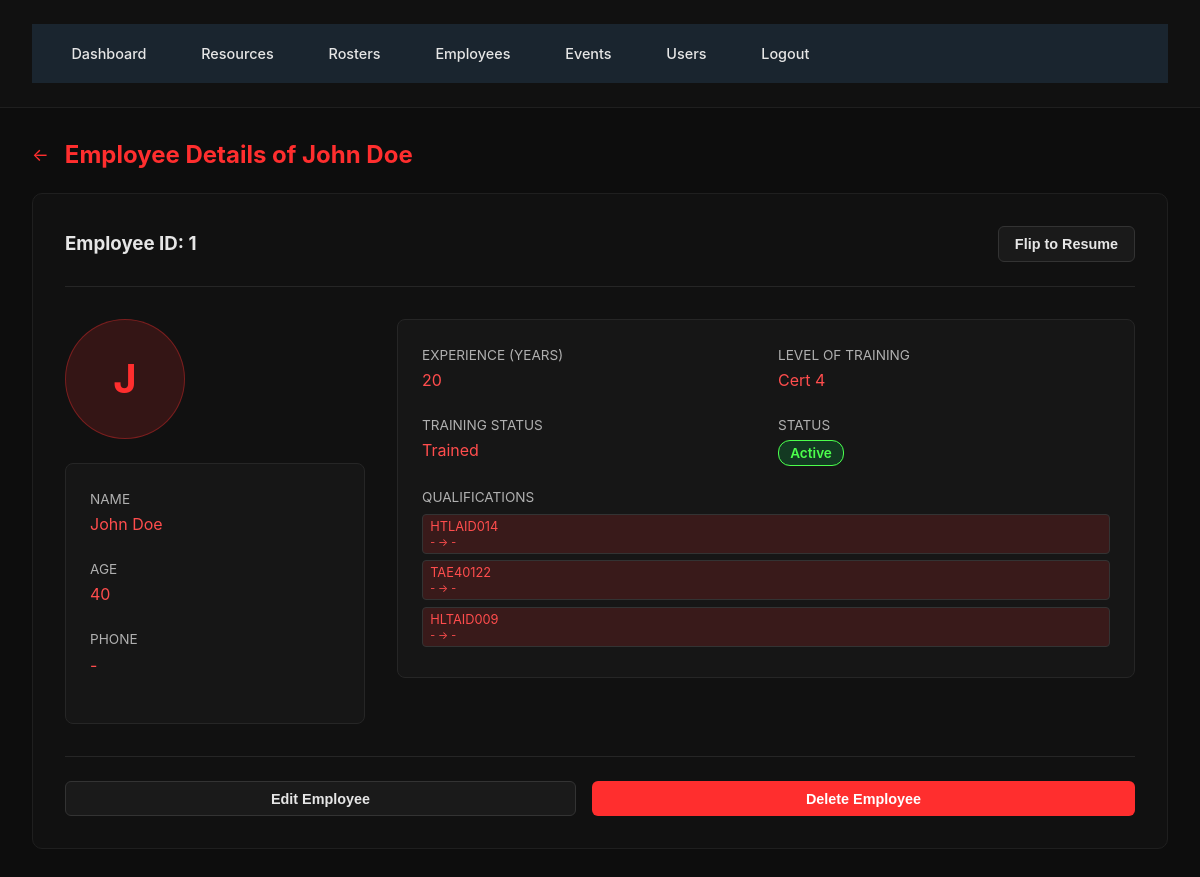
Page /employees/1 (signed in) on the earlier database version.
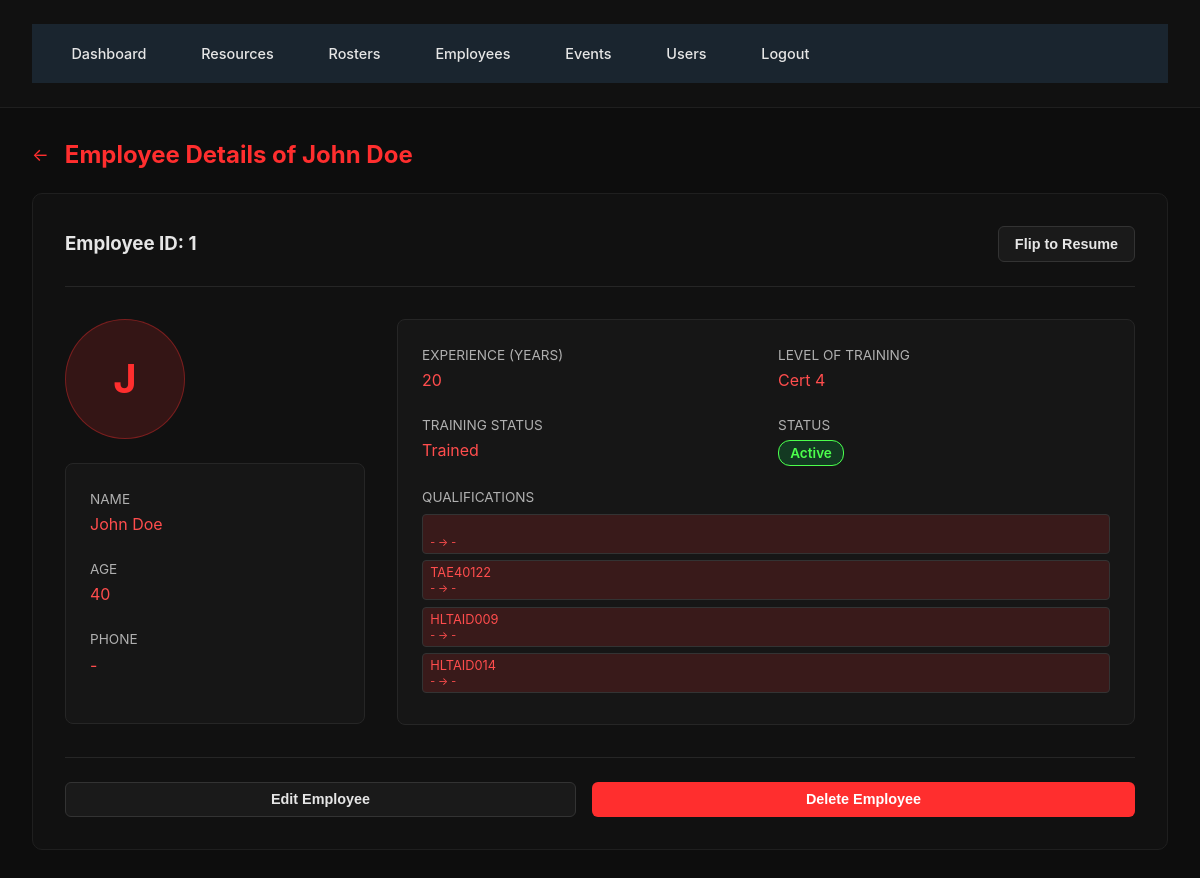
Same page on the later database version.
### Database.py (models this page shows, shortened)
class Qualification(db.Model):
    id = db.Column(db.Integer, primary_key=True)
    employee_id = db.Column(db.Integer, db.ForeignKey('employee.id'), nullable=False)
    qualification_type_id = db.Column(db.Integer, db.ForeignKey('qualification_type.id'), nullable=False)
    attained_date = db.Column(db.Date)
    expires_date = db.Column(db.Date)
    qualification_type = db.relationship('QualificationType')

class QualificationType(db.Model):
    id = db.Column(db.Integer, primary_key=True)
    name = db.Column(db.String(140), unique=True, nullable=False)
    description = db.Column(db.String(255))

### app.py (the view)
    @app.route('/employees/<int:employee_id>')
    @login_required
    def employee_detail(employee_id):
        employee = Employee.query.get_or_404(employee_id)
        return render_template('employee_detail.html', employee=employee)

### Templates/employee_detail.html (shortened to what this page needs)
{% extends "base.html" %}
{% block content %}
<div style="display: flex; align-items: center; margin-bottom: 1.5rem; gap: 1rem;">
  <a href="{{ url_for('employees_overview') }}" style="color: #ff2e2e; text-decoration: none; font-size: 1.1rem;">←</a>
  <h2 class="page-title" style="margin: 0;">Employee Details of {{ employee.name }}</h2>
</div>
<div class="table-wrapper">
  <div style="display: flex; justify-content: space-between; align-items: center; margin-bottom: 2rem; padding-bottom: 1.5rem; border-bottom: 1px solid #262626;">
    <h3 style="color: #e6e6e6; margin: 0;">Employee ID: {{ employee.id }}</h3>
    <button class="btn btn-secondary" style="padding: 0.5rem 1rem;">Flip to Resume</button>
  </div>
  <div style="display: grid; grid-template-columns: 300px 1fr; gap: 2rem; margin-bottom: 2rem;">
    <div>
      <div class="profile-circle">
        <span>{{ employee.name[:1] }}</span>
      </div>
      <div class="info-card" style="margin-top: 1.5rem;">
        <div style="margin-bottom: 1.5rem;">
          <label>Name</label>
          <div class="value">{{ employee.name }}</div>
        </div>
        <div style="margin-bottom: 1.5rem;">
          <label>Age</label>
          <div class="value">{{ employee.age or '-' }}</div>
        </div>
        <div style="margin-bottom: 1.5rem;">
          <label>Phone</label>
          <div class="value">{{ employee.phone or '-' }}</div>
        </div>
      </div>
    </div>
    <div>
      <div class="info-card">
        <div style="display: grid; grid-template-columns: 1fr 1fr; gap: 1.5rem;">
          <div>
            <label>Experience (Years)</label>
            <div class="value">{{ employee.experience_years or '-' }}</div>
          </div>
          <div>
            <label>Level of Training</label>
            <div class="value">{{ employee.level_of_training or '-' }}</div>
          </div>
          <div>
            <label>Training Status</label>
            <div class="value">{{ employee.training_status or 'Not Trained' }}</div>
          </div>
          <div>
            <label>Status</label>
            <div style="margin-top: 0.5rem;">
              {% if employee.training_status and employee.training_status|lower == 'not trained' %}
                <span class="badge-red">&times; Not active</span>
              {% else %}
                <span class="badge-green">Active</span>
              {% endif %}
            </div>
          </div>
          <div style="grid-column: span 2;">
            <label>Qualifications</label>
            <div style="margin-top: 0.5rem;">
              {% if employee.qualifications %}
                {% for q in employee.qualifications %}
                  <div class="qual-tag">
                    {{ q.qualification_type.name }}<br>
                    <small>
                      {{ q.attained_date and q.attained_date.strftime('%Y-%m-%d') or '-' }} → {{ q.expires_date and q.expires_date.strftime('%Y-%m-%d') or '-' }}
                    </small>
                  </div>
                {% endfor %}
              {% else %}
                <span style="color:#666; font-size:0.85rem;">—</span>
              {% endif %}
            </div>
          </div>
        </div>
      </div>
    </div>
  </div>
  {% if current_user.is_admin %}
  <div style="display: flex; gap: 1rem; padding-top: 1.5rem; border-top: 1px solid #262626;">
    <a href="{{ url_for('edit_employee', employee_id=employee.id) }}" style="flex:1; text-decoration:none;">
      <button class="btn btn-secondary" style="width:100%;">Edit Employee</button>
    </a>
    <button type="button" class="btn btn-primary" style="flex: 1;" onclick="confirmDelete()">Delete Employee</button>
  </div>
  {% endif %}
</div>
{% endblock %}

Differences in the rows shown:
shown differently, row unchanged: Qualification (number 1 of 4 on the later page): qualification_type.name "HTLAID014" → (not shown)
added Qualification: qualification_type.name "HLTAID014", attained_date "-", expires_date "-"
